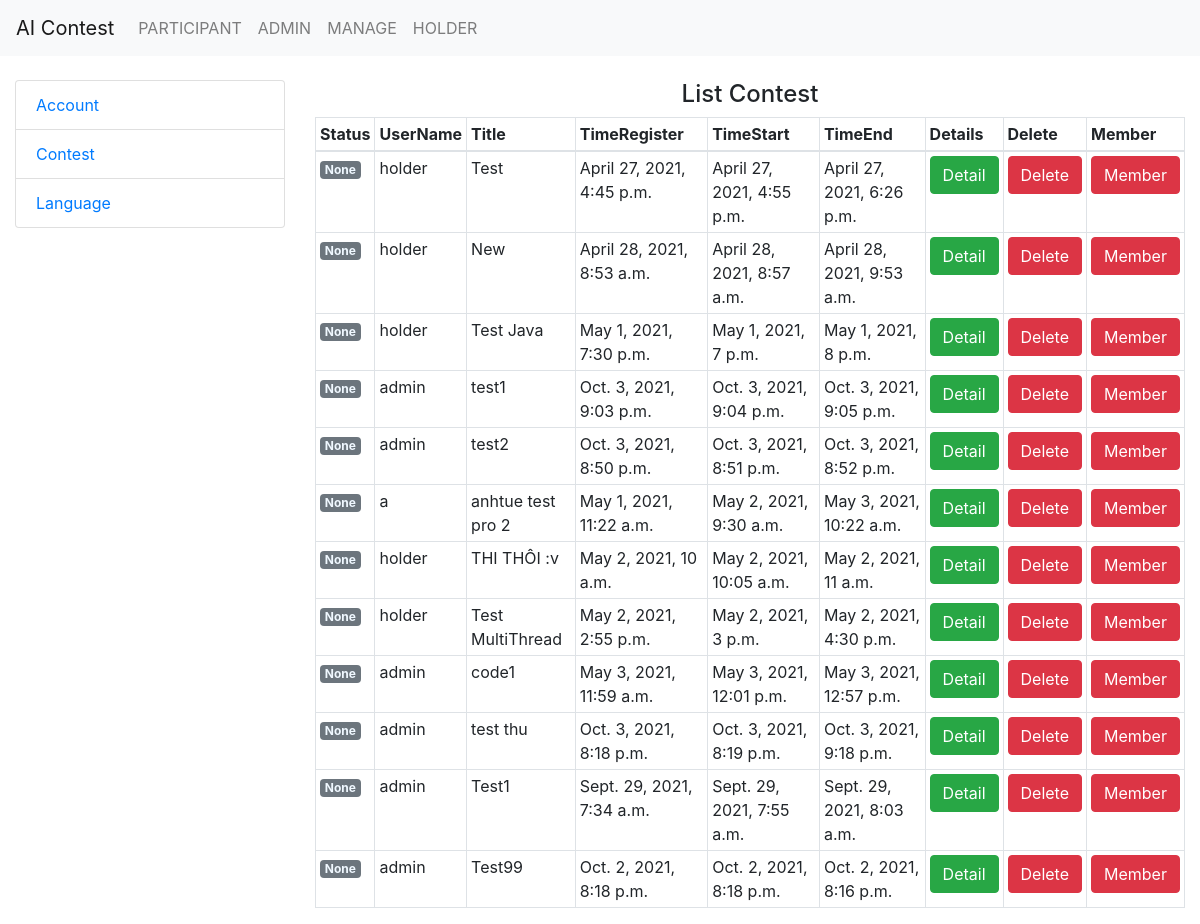
/contest/ (signed in), run on an earlier commit of the app's database.
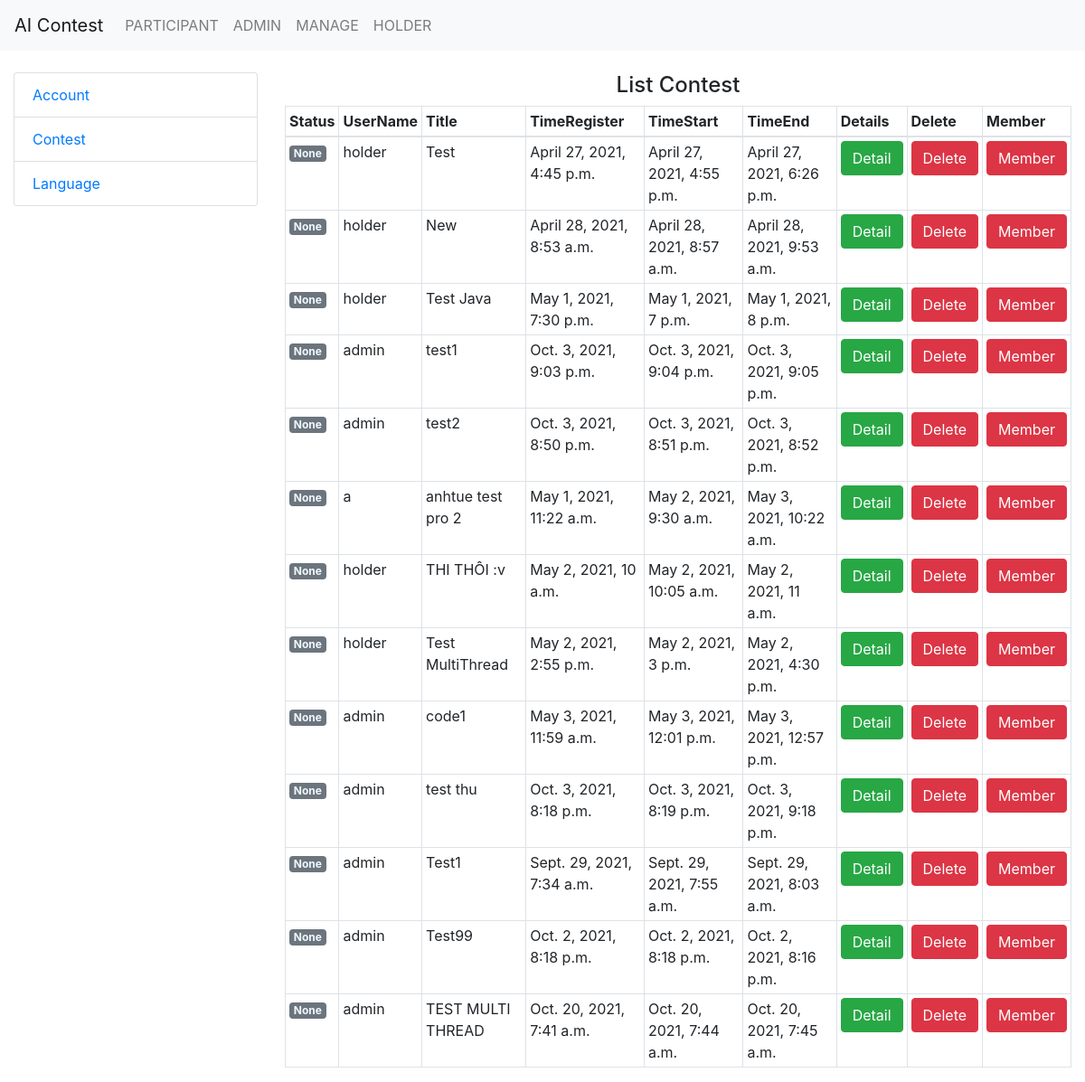
And on a later commit of the database.
### ContestAdmin/models.py (models this page shows)
class Contest(models.Model):
    IDUser = models.CharField(max_length=100)
    Title = models.TextField()
    Description = models.TextField()
    LinkContest = models.CharField(max_length=100)
    LinkDataTrain = models.CharField(max_length=100)
    LinkDataTest = models.CharField(max_length=100)
    LinkTester = models.CharField(max_length=100)
    TimeRegister = models.DateTimeField()
    TimeStart = models.DateTimeField()
    TimeEnd = models.DateTimeField()
    TimeOut = models.IntegerField()
    IDLanguage = models.CharField(max_length=100, null=True, blank=True)

### ContestAdmin/views.py (the view)
# urls.py: path('contest/',  views.listContest, name='listContest'),
def listContest(request):
    if request.user.is_superuser:
        lcontest = Contest.objects.all()
        for s in lcontest:
            start = s.TimeStart
            end = s.TimeEnd
            now = datetime.now(pytz.timezone('Asia/Ho_Chi_Minh'))
            s.time = str(now)
            if str(now) < str(end) and str(now) > str(start):
                s.status = True
            else:
                s.status = False
            try:
                name = User.objects.filter(id = s.IDUser)
                s.username = name[0].username
            except:
                print("An exception occurred")
        context = {
            'lcontest': lcontest
        }
        return render(request, 'Contest/list.html', context=context)
    else:
        return redirect('login')

### ContestAdmin/templates/Contest/list.html (shortened to what this page needs)
{% extends 'base/base.html' %}
{% block content %}
<h4 class="text-center">List Contest</h4>
<table class="table table-bordered">
    <thead>
        <tr>
            <th scope="col">Status</th>
            <th scope="col">UserName</th>
            <th scope="col">Title</th>
            <th scope="col">TimeRegister</th>
            <th scope="col">TimeStart</th>
            <th scope="col">TimeEnd</th>
            <th scope="col">Details</th>
            <th scope="col">Delete</th>
            <th scope="col">Member</th>
        </tr>
    </thead>
    <tbody>
        {% for s in lcontest %}
        <tr>
            {% if s.status %}
                <td ><span class="badge badge-danger"> <a style="color: aliceblue;" href="{% url 'listStatus' pk=s.pk %}">Live</a> </span></td>
            {% else %}
                <td ><span class="badge badge-secondary" > <a style="color: aliceblue;" href="{% url 'listStatus' pk=s.pk %}">None</a> </span></td>
            {% endif %}
            <td>{{s.username}}</td>
            <td>{{s.Title}}</td>
            <td>{{s.TimeRegister}}</td>
            <td>{{s.TimeStart}}</td>
            <td>{{s.TimeEnd}}</td>
            <td><a href="{% url 'detailContest' pk=s.pk %}" type="button" class="btn btn-success"
                id="{{s.pk}}">Detail</a></td>
            <td><a href="{% url 'deleteContest' pk=s.pk %}" type="button" class="btn btn-danger" id="{{s.pk}}" onclick="return confirm('Are you sure you want to delete?');">Delete</a></td>
            <td><a href="{% url 'joinContest' pk=s.pk %}" type="button" class="btn btn-danger" id="{{s.pk}}">Member</a></td>
        </tr>
        {% endfor %}
    </tbody>
</table>
{% endblock content %}

What changed in the data, as far as the page shows it:
added Contest: shows "None", username "admin", Title "TEST MULTI THREAD", TimeRegister "Oct. 20, 2021, 7:41 a.m.", TimeStart "Oct. 20, 2021, 7:44 a.m.", TimeEnd "Oct. 20, 2021, 7:45 a.m."
